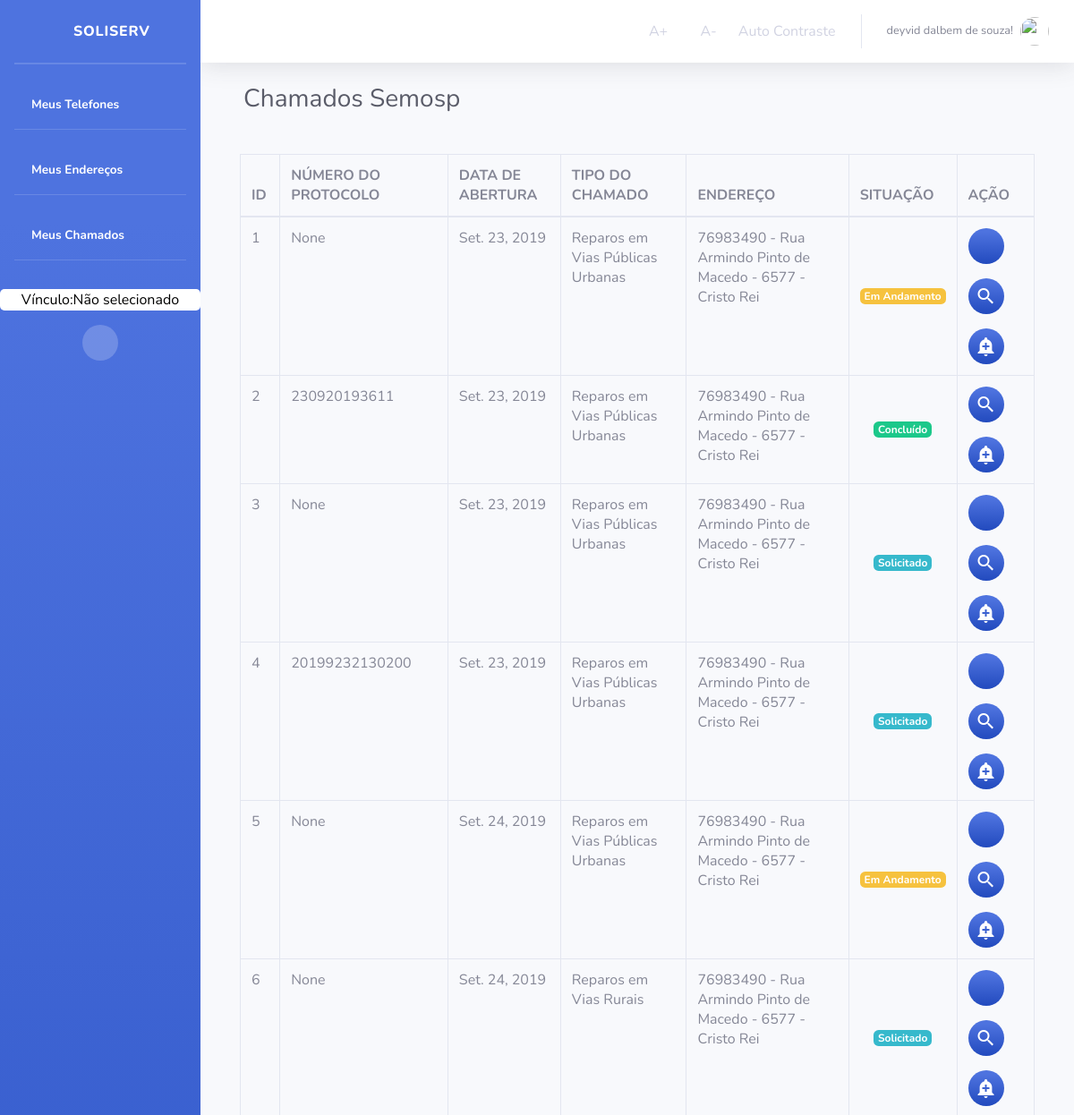
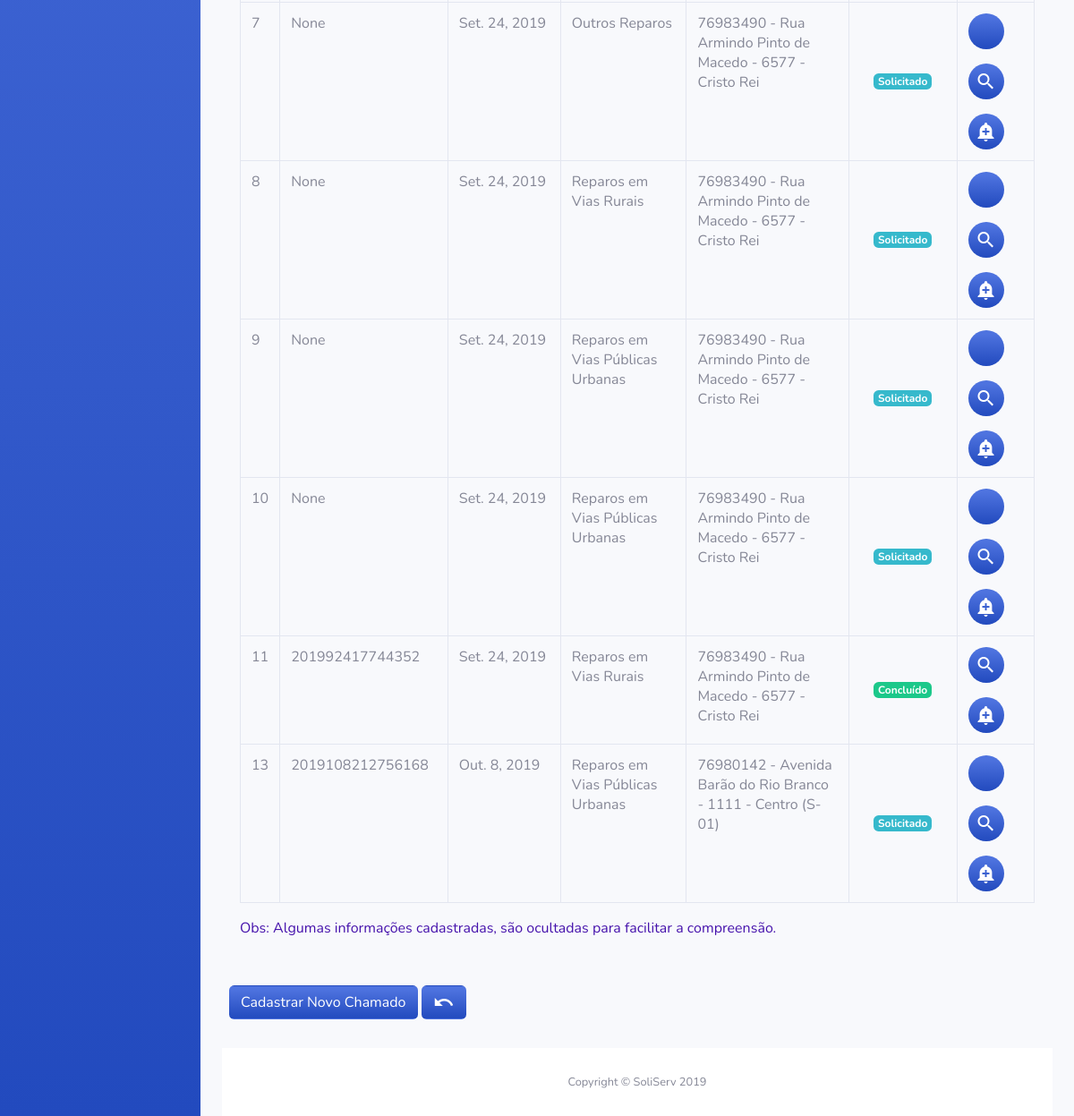
The page /Orgao/listarChamadosOrgao/ (signed in) on the database its author committed (2 pictures, top to bottom).
### Chamados/models.py (models this page shows, shortened)
class Chamado(models.Model):
    dataAbertura = models.DateField('ABERTO EM',auto_now_add=True)
    dataConclusao = models.DateField('CONCLUÍDO EM',auto_now=True)
    numeroProtocolo = models.CharField('NÚMERO DE PROTOCOLO', max_length=45, null=True, blank=True)
    observacao = models.CharField('OBSERVAÇÃO',max_length=100)
    observacaoOrgao = models.CharField('RETORNO DO ÓRGÃO', max_length=100, null=True, blank=True)
    idStatus = models.ForeignKey(
        Status, on_delete=models.CASCADE, verbose_name="STATUS")
    idOrgao = models.ForeignKey(
        Orgao, on_delete=models.CASCADE, verbose_name="ORGÃO")
    idTipoChamado = models.ForeignKey(
        TipoChamado, on_delete=models.CASCADE, verbose_name="TIPO DE CHAMADO")
    idUsuario = models.ForeignKey(
        User, on_delete=models.CASCADE, verbose_name="USUÁRIO")
    idEndereco = models.ForeignKey(
        Endereco, on_delete=models.CASCADE, verbose_name="ENDEREÇO DO CHAMADO")
    class Meta:
        verbose_name = "Chamado"
        verbose_name_plural = "Chamados"

class TipoChamado(models.Model):
    descricaoTipoChamado = models.CharField('TIPO CHAMADO', max_length=45)
    idOrgao = models.ForeignKey(
        Orgao, on_delete=models.CASCADE, verbose_name="ORGÃO")
    class Meta:
        verbose_name = "TipoChamados"
        verbose_name_plural = "TipoChamados"

class Status(models.Model):
    descricao = models.CharField('DESCRIÇÃO', max_length=45)
    class Meta:
        verbose_name = "Status"
        verbose_name_plural = "Status"

### Usuario/models.py (models this page shows)
class Endereco(models.Model):
    cep = models.IntegerField('CEP')
    logradouro = models.CharField('LOGRADOURO', max_length=45)
    enderecoNumero = models.CharField('NÚMERO', max_length=11)
    complemento = models.CharField('COMPLEMENTO', max_length=45)
    bairro = models.CharField('BAIRRO', max_length=45)
    observacao = models.CharField('OBSERVAÇÃO', max_length=45)
    municipio = models.CharField('MUNICIPIO', max_length=45)
    estado = models.CharField('ESTADO', max_length=2)
    idPessoa = models.ForeignKey(
        User, on_delete=models.CASCADE, verbose_name="PESSOA")
    def __str__(self):
        return (str (self.cep))+" - " + self.logradouro +" - "+ self.enderecoNumero + " - " + self.bairro
    class Meta:
        verbose_name = "Endereco"
        verbose_name_plural = "Endereco"

### Orgao/views.py (the view)
# urls.py: path('listarChamadosOrgao/', views.ListaOrgaoChamado, name='lista_chamados_orgao'),
def ListaOrgaoChamado(request):
    if not request.user.has_perm('Chamado.view_Chamado'):
        return render(request, 'Orgao/bloqueioDeAcesso.html')
    else:
        lista_chamados = Chamado.objects.all()
        paginator = Paginator(lista_chamados, 10000)
        page = request.GET.get('page')
        lista_chamados = paginator.get_page(page)
        context = {'lista_chamados': lista_chamados}
        if not request.user.is_authenticated:
            return render(request, 'Usuario/acessoNegado.html')
        else:
            return render(request, 'ChamadosOrgao/listarChamadosOrgao.html', context)

### Orgao/templates/ChamadosOrgao/listarChamadosOrgao.html (shortened to what this page needs)
{% extends "sistemaDeGestaoDeServicosPublicos/index1.html" %}
{% block titulo %}
Chamados Semosp
{% endblock titulo%}
{% block centro %}
{% if user.is_authenticated %}
<form>
    <div>
        <div>
            <div class="card-body">
                {% if lista_chamados %}
                <div class="table-responsive">
                    <table class="table table-bordered" id="dataTable" width="100%" cellspacing="0">
                        <thead>
                            <tr>
                                <th>ID</th>
                                <th>NÚMERO DO PROTOCOLO</th>
                                <th>DATA DE ABERTURA</th>
                                <th>TIPO DO CHAMADO</th>
                                <th>ENDEREÇO</th>
                                <th>SITUAÇÃO</th>
                                <th>AÇÃO</th>
                            </tr>
                        </thead>
                        <tbody>
                            {% for chamado in lista_chamados %}
                            <tr>
                                <td>{{chamado.id}}</td>
                                <td>{{chamado.numeroProtocolo}}</td>
                                <td>{{chamado.dataAbertura}}</td>
                                <td>{{chamado.idTipoChamado.descricaoTipoChamado}}</td>
                                <td>{{chamado.idEndereco}}</td>
                                {% if chamado.idStatus.pk == 1  %}
                                <td class="text-center align-middle"> <small class="badge badge-info">{{chamado.idStatus.descricao}}</small></td>
                                {% elif chamado.idStatus.pk == 3  %}
                                <td class="text-center align-middle"> <small class="badge badge-warning">{{chamado.idStatus.descricao}}</small></td>
                                {% elif chamado.idStatus.pk == 2 %}
                                <td class="text-center align-middle"> <small class="badge badge-success">{{chamado.idStatus.descricao}}</small></td>
                                {% endif %}
                                <td class="border">
                                    {% if chamado.idStatus.pk != 2 %}
                                    <a class=" mb-3 bg-gradient-primary btn-circle text-white"
                                        href="{% url 'Orgao:atualizar_chamados_orgao' chamado.id %}"
                                        title="Editar Chamado">
                                        <i class="fas fa-edit"></i></a>
                                    {% endif %}
                                    <a class="mb-3 bg-gradient-primary btn-circle text-white"
                                        href="{% url 'Chamados:chamado_detalhado' chamado.id %}"
                                        title="Detalhes do Chamado">
                                        <i class="material-icons">search</i>
                                    </a>
                                    <a class="bg-gradient-primary btn-circle text-white"
                                        href="{% url 'Orgao:cadastrar_ocorrencias_chamados' chamado.id%}"
                                        title="Adicionar ocorrências do Chamado">
                                        <i class="material-icons">add_alert</i>
                                    </a>
                                </td>
                            </tr>
                            {% endfor %}
                        </tbody>
                    </table>
                    <p class=" mt-1" style="color: #4613ac;"> Obs: Algumas informações cadastradas, são ocultadas para
                        facilitar a
                        compreensão.</p>
                </div>
            </div>
        </div>
    </div>
    <a class="btn  ml-2 mb-3 mt-3 bg-gradient-primary text-white" href="{% url 'Chamados:cadastro_chamado' %}"
        title="Cadastrar Chamado">Cadastrar
        Novo Chamado
    </a>
    <a class="btn mb-3 mt-3 bg-gradient-primary text-white" href="{% url 'Chamados:lista_chamado' user.id %}"
        title="Voltar a Lista de Chamados">
        <i class="material-icons">undo</i>
    </a>
{% endif %}
{% endif %}
{% endblock %}

### templates/sistemaDeGestaoDeServicosPublicos/index1.html (shortened to what this page needs)
<!DOCTYPE html>
<html lang="pt-br">
{% load staticfiles %}
<head>
  <link rel="stylesheet" href="{% static 'tema/css/sb-admin-2.css' %}">
  <link rel="stylesheet" href="{% static 'tema/vendor/fontawesome-free/css/all.css' %}">
  <link rel="stylesheet" href="{% static 'tema/vendor/fontawesome-free/css/all.css' %}">
  <link rel="stylesheet" href="{% static 'css/style.css' %}">
  <link rel="stylesheet" href="{% static 'img/avatar_2x.png' %}">
  <link rel="stylesheet" type="text/css" href="{% static 'css/select2.css' %}">
  <link rel="stylesheet" href="https://stackpath.bootstrapcdn.com/bootstrap/4.3.1/css/bootstrap.min.css"
>
  <link href="https://unpkg.com/material-components-web@latest/dist/material-components-web.min.css" rel="stylesheet">
  <link href="vendor/fontawesome-free/css/all.min.css" rel="stylesheet" type="text/css">
  <link href="css/sb-admin-2.min.css" rel="stylesheet">
</head>
<body id="page-top" class="acessibilidade teste">
  <div id="wrapper">
    <ul class="navbar-nav bg-gradient-primary sidebar sidebar-dark accordion" id="accordionSidebar">
      <a class="sidebar-brand d-flex align-items-center justify-content-center" href="{% url 'index' %}">
        <div class="sidebar-brand-icon">
          <i class="fas fa-home"></i>
        </div>
        <div class="sidebar-brand-text mx-3">SoliServ</div>
      </a>
      <hr class="sidebar-divider my-0">
      <hr class="sidebar-divider">
      <li class="nav-item active">
        <a class="nav-link" href="{% url 'listaTelefones' %}" title="Listar Meus Telefones">
          <i class="fas fa-phone-alt"></i>
          <span>Meus Telefones</span></a>
      </li>
      <hr class="sidebar-divider d-none d-md-block">
      <li class="nav-item active">
        <a class="nav-link" href="{% url 'listaEnderecos' %}" title="Listar Meus Endereços">
          <i class="fas fa-map-marker-alt"></i>
          <span>Meus Endereços</span></a>
      </li>
      <hr class="sidebar-divider d-none d-md-block">
      {% if user.is_authenticated %}
      <li class="nav-item active">
        <a class="nav-link" href="{% url 'Chamados:lista_chamado' user.id %}" title="Listar Meus Chamados">
          <i class="fas fa-list"></i>
          <span>Meus Chamados</span></a>
      </li>
      {% else %}
      <li class="nav-item active">
        <a class="nav-link" href="#" title="Listar Meus Chamados">
          <i class="fas fa-list"></i>
          <span>Meus Chamados</span></a>
      </li>
      {% endif %}
      <hr class="sidebar-divider d-none d-md-block">
      {% if request.session.temVinculo %}
      <a class="mt-3 text-center w-60 escolheVinculo" title="Clique para Escolher o Vínculo"
        href="{% url 'Orgao:retorna_Lotacao' %}">
        {% if request.session.nomeVinculo %}
        <span> Vínculo: {{ request.session.nomeVinculo }}</span>
        {% else %}
        <span> Vínculo:Não selecionado</span>
        {% endif %}
      </a>
      {% endif %}
      <div class=" mt-3 text-center d-none d-md-inline">
        <button class="rounded-circle border-0" id="sidebarToggle"></button>
      </div>
    </ul>
    <div id="content-wrapper" class="d-flex flex-column">
      <div id="content">
        <nav class="navbar navbar-expand navbar-light bg-white topbar mb-4 static-top shadow">
          <ul class="navbar-nav ml-auto">
            <li class="nav-item dropdown no-arrow d-sm-none">
            <li class="nav-item active">
              <a class="nav-link acessibilidade" onClick="fonte('a');" href="#" title="Aumentar Tamanho da Fonte">
                <i class="far fa-arrow-alt-circle-up"></i>
                <span>A+</span></a>
            </li>
            <li class="nav-item active">
              <a class="nav-link acessibilidade" onClick="fonte('d');" href="#" title="Diminuir Tamanho da Fonte">
                <i class="far fa-arrow-alt-circle-down"></i>
                <span>A-</span></a>
            </li>
            <li class="nav-item active">
              <a href="#altocontraste" id="altocontraste" accesskey="3" title="Auto Contraste"
                onclick="window.toggleContrast()" onkeydown="window.toggleContrast()" class="nav-link"
                title="Auto Contraste">
                <span>Auto Contraste</span></a>
            </li>
            <li class="nav-item dropdown no-arrow">
              <a class="nav-link dropdown-toggle" href="#" id="userDropdown" role="button" data-toggle="dropdown"
                aria-haspopup="true" aria-expanded="false">
                {% if user.is_authenticated %}
                <span class="mr-2 d-none d-lg-inline text-gray-600 small">{{ user.first_name }}
                  {{ user.last_name}}!</span>
                {% else %}
                <span class="mr-2 d-none d-lg-inline text-gray-600 small">Usuário não está logado!</span>
                {% endif %}
                {% if user.is_authenticated %}
                <img class="img-profile rounded-circle" src="{{ request.session.profile_picture }}">
                {% else %}
                <img class="img-profile rounded-circle" src="{% static 'img/avatar_2x.png' %}">
                {% endif %}
              </a>
            </li>
          </ul>
        </nav>
        <div class="container-fluid">
          <div class="d-sm-flex align-items-center justify-content-between mb-4 container">
            <h1 class="h3 mb-0 text-gray-800">{% block titulo %}{% endblock titulo%}</h1>
          </div>
          <div class="">
            {% block centro %}
            {% endblock %}
          </div>
          <footer class="sticky-footer bg-white">
            <div class="container my-auto">
              <div class="copyright text-center my-auto">
                <span>Copyright &copy; SoliServ 2019</span>
              </div>
            </div>
          </footer>
        </div>
      </div>
      {% block scripts %}
      <link href="https://cdnjs.cloudflare.com/ajax/libs/select2/4.0.11/css/select2.min.css" rel="stylesheet" />
      {% endblock %}
</body>
</html>

### sistemaDeGestaoDeServicosPublicos/static/css/style.css (style rules this page uses)
.escolheVinculo { border-radius: 5px; background-color: white; color: black; }

### rows shown on the page
Chamado: id "1", numeroProtocolo "None", dataAbertura "Set. 23, 2019", idTipoChamado.descricaoTipoChamado "Reparos em Vias Públicas Urbanas", idEndereco "76983490 - Rua Armindo Pinto de Macedo - 6577 - Cristo Rei", idStatus.descricao "Em Andamento"
Chamado: id "2", numeroProtocolo "230920193611", dataAbertura "Set. 23, 2019", idTipoChamado.descricaoTipoChamado "Reparos em Vias Públicas Urbanas", idEndereco "76983490 - Rua Armindo Pinto de Macedo - 6577 - Cristo Rei", idStatus.descricao "Concluído"
Chamado: id "3", numeroProtocolo "None", dataAbertura "Set. 23, 2019", idTipoChamado.descricaoTipoChamado "Reparos em Vias Públicas Urbanas", idEndereco "76983490 - Rua Armindo Pinto de Macedo - 6577 - Cristo Rei", idStatus.descricao "Solicitado"
Chamado: id "4", numeroProtocolo "20199232130200", dataAbertura "Set. 23, 2019", idTipoChamado.descricaoTipoChamado "Reparos em Vias Públicas Urbanas", idEndereco "76983490 - Rua Armindo Pinto de Macedo - 6577 - Cristo Rei", idStatus.descricao "Solicitado"
Chamado: id "5", numeroProtocolo "None", dataAbertura "Set. 24, 2019", idTipoChamado.descricaoTipoChamado "Reparos em Vias Públicas Urbanas", idEndereco "76983490 - Rua Armindo Pinto de Macedo - 6577 - Cristo Rei", idStatus.descricao "Em Andamento"
Chamado: id "6", numeroProtocolo "None", dataAbertura "Set. 24, 2019", idTipoChamado.descricaoTipoChamado "Reparos em Vias Rurais", idEndereco "76983490 - Rua Armindo Pinto de Macedo - 6577 - Cristo Rei", idStatus.descricao "Solicitado"
Chamado: id "7", numeroProtocolo "None", dataAbertura "Set. 24, 2019", idTipoChamado.descricaoTipoChamado "Outros Reparos", idEndereco "76983490 - Rua Armindo Pinto de Macedo - 6577 - Cristo Rei", idStatus.descricao "Solicitado"
Chamado: id "8", numeroProtocolo "None", dataAbertura "Set. 24, 2019", idTipoChamado.descricaoTipoChamado "Reparos em Vias Rurais", idEndereco "76983490 - Rua Armindo Pinto de Macedo - 6577 - Cristo Rei", idStatus.descricao "Solicitado"
Chamado: id "9", numeroProtocolo "None", dataAbertura "Set. 24, 2019", idTipoChamado.descricaoTipoChamado "Reparos em Vias Públicas Urbanas", idEndereco "76983490 - Rua Armindo Pinto de Macedo - 6577 - Cristo Rei", idStatus.descricao "Solicitado"
Chamado: id "10", numeroProtocolo "None", dataAbertura "Set. 24, 2019", idTipoChamado.descricaoTipoChamado "Reparos em Vias Públicas Urbanas", idEndereco "76983490 - Rua Armindo Pinto de Macedo - 6577 - Cristo Rei", idStatus.descricao "Solicitado"
Chamado: id "11", numeroProtocolo "201992417744352", dataAbertura "Set. 24, 2019", idTipoChamado.descricaoTipoChamado "Reparos em Vias Rurais", idEndereco "76983490 - Rua Armindo Pinto de Macedo - 6577 - Cristo Rei", idStatus.descricao "Concluído"
Chamado: id "13", numeroProtocolo "2019108212756168", dataAbertura "Out. 8, 2019", idTipoChamado.descricaoTipoChamado "Reparos em Vias Públicas Urbanas", idEndereco "76980142 - Avenida Barão do Rio Branco - 1111 - Centro (S-01)", idStatus.descricao "Solicitado"

### other values the page prints
{{ user.first_name }} "deyvid"
{{ user.last_name }} "dalbem de souza"
